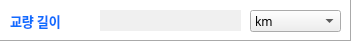
   <widget class="QFrame" name="frame">
    <property name="geometry">
     <rect>
      <x>30</x>
      <y>180</y>
      <width>351</width>
      <height>41</height>
     </rect>
    </property>
    <property name="styleSheet">
     <string notr="true">background-color:white</string>
    </property>
    <property name="frameShape">
     <enum>QFrame::Panel</enum>
    </property>
    <property name="frameShadow">
     <enum>QFrame::Raised</enum>
    </property>
    <widget class="QComboBox" name="comboBox">
     <property name="geometry">
      <rect>
       <x>250</x>
       <y>10</y>
       <width>91</width>
       <height>22</height>
      </rect>
     </property>
     <property name="font">
      <font>
       <family>맑은 고딕</family>
      </font>
     </property>
     <property name="styleSheet">
      <string notr="true"> QComboBox {
                background-color: white grey;


}
</string>
     </property>
     <item>
      <property name="text">
       <string>km</string>
      </property>
     </item>
     <item>
      <property name="text">
       <string>m</string>
      </property>
     </item>
     <item>
      <property name="text">
       <string>cm</string>
      </property>
     </item>
     <item>
      <property name="text">
       <string>mm</string>
      </property>
     </item>
    </widget>
    <widget class="QLabel" name="label_2">
     <property name="geometry">
      <rect>
       <x>10</x>
       <y>10</y>
       <width>81</width>
       <height>21</height>
      </rect>
     </property>
     <property name="font">
      <font>
       <family>맑은 고딕</family>
       <pointsize>10</pointsize>
       <weight>75</weight>
       <bold>true</bold>
      </font>
     </property>
     <property name="styleSheet">
      <string notr="true">QLabel {
    font-weight: bold;
	color:rgb(14, 110, 255);
}</string>
     </property>
     <property name="text">
      <string>교량 길이</string>
     </property>
    </widget>
    <widget class="QLineEdit" name="length">
     <property name="geometry">
      <rect>
       <x>100</x>
       <y>10</y>
       <width>141</width>
       <height>21</height>
      </rect>
     </property>
     <property name="styleSheet">
      <string notr="true">QLineEdit {
     background-color:rgb(240, 240, 240);
     border: none;
}

</string>
     </property>
    </widget>
   </widget>
